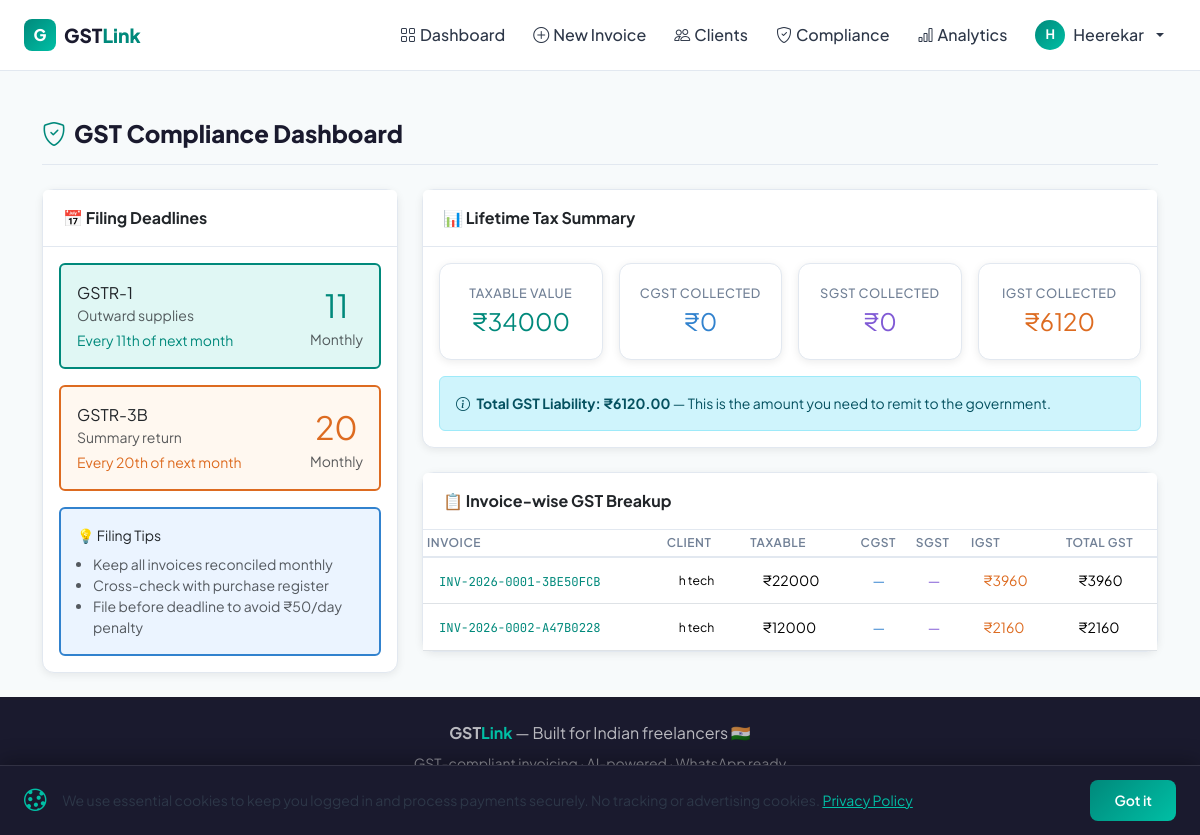
The app's page /compliance (signed in) with its own data.
### database/models.py (models this page shows, shortened)
class User(UserMixin, db.Model):
    __tablename__ = 'users'
    id = db.Column(db.Integer, primary_key=True)
    name = db.Column(db.String(100), nullable=False)
    email = db.Column(db.String(150), unique=True, nullable=False)
    password = db.Column(db.String(200), nullable=False)
    gstin = db.Column(db.String(15))
    business_name = db.Column(db.String(150))
    address = db.Column(db.Text)
    phone = db.Column(db.String(15))
    hsn_code = db.Column(db.String(10))
    hourly_rate = db.Column(db.Float, default=0)
    plan_type = db.Column(db.String(20), default='trial')
    trial_started_at = db.Column(db.DateTime, default=datetime.utcnow)
    trial_ends_at = db.Column(db.DateTime, nullable=True)   # set on register
    daily_invoice_count = db.Column(db.Integer, default=0)
    daily_reset_date = db.Column(db.Date, default=date.today)
    stripe_customer_id = db.Column(db.String(100))
    created_at = db.Column(db.DateTime, default=datetime.utcnow)
    email_verified = db.Column(db.Boolean, default=False)
    email_verify_token = db.Column(db.String(64), nullable=True)
    email_verify_token_expires = db.Column(db.DateTime, nullable=True)  # 24h expiry
    password_reset_token = db.Column(db.String(64), nullable=True)
    password_reset_expires = db.Column(db.DateTime, nullable=True)
    failed_login_count = db.Column(db.Integer, default=0)
    locked_until = db.Column(db.DateTime, nullable=True)
    clients = db.relationship('Client', backref='owner', lazy=True)
    invoices = db.relationship('Invoice', backref='creator', lazy=True)

class Invoice(db.Model):
    __tablename__ = 'invoices'
    id = db.Column(db.Integer, primary_key=True)
    user_id = db.Column(db.Integer, db.ForeignKey('users.id'), nullable=False)
    client_id = db.Column(db.Integer, db.ForeignKey('clients.id'), nullable=False)
    invoice_number = db.Column(db.String(30), unique=True, nullable=False)
    description = db.Column(db.Text)
    hsn_sac = db.Column(db.String(10))
    amount = db.Column(db.Float, nullable=False)
    gst_type = db.Column(db.String(10))  # CGST_SGST | IGST
    gst_rate = db.Column(db.Float, default=18.0)
    cgst = db.Column(db.Float, default=0)
    sgst = db.Column(db.Float, default=0)
    igst = db.Column(db.Float, default=0)
    total = db.Column(db.Float, nullable=False)
    pdf_path = db.Column(db.String(300))
    payment_status = db.Column(db.String(20), default='unpaid')  # unpaid | paid | partial
    due_date = db.Column(db.Date)
    upi_id = db.Column(db.String(50))
    notes = db.Column(db.Text)
    public_token = db.Column(db.String(32), unique=True, nullable=False,
                             default=lambda: secrets.token_urlsafe(24))
    public_token_expires_at = db.Column(db.DateTime, nullable=True)  # None = no expiry set yet
    created_at = db.Column(db.DateTime, default=datetime.utcnow)

class Client(db.Model):
    __tablename__ = 'clients'
    id = db.Column(db.Integer, primary_key=True)
    user_id = db.Column(db.Integer, db.ForeignKey('users.id'), nullable=False)
    client_name = db.Column(db.String(150), nullable=False)
    client_gstin = db.Column(db.String(15))
    email = db.Column(db.String(150))
    phone = db.Column(db.String(15))
    address = db.Column(db.Text)
    state = db.Column(db.String(50))
    state_code = db.Column(db.String(5))
    created_at = db.Column(db.DateTime, default=datetime.utcnow)
    invoices = db.relationship('Invoice', backref='client', lazy=True)

### app.py (the view)
@app.route('/compliance')
@login_required
def compliance():
    today = date.today()
    invoices = Invoice.query.filter_by(user_id=current_user.id).all()
    total_taxable = sum(i.amount for i in invoices)
    total_cgst = sum(i.cgst for i in invoices)
    total_sgst = sum(i.sgst for i in invoices)
    total_igst = sum(i.igst for i in invoices)
    return render_template('compliance.html',
        today=today, total_taxable=total_taxable,
        total_cgst=total_cgst, total_sgst=total_sgst, total_igst=total_igst,
        invoices=invoices)

### app.py (called while the page is built)
@login_manager.user_loader
def load_user(user_id):
    return User.query.get(int(user_id))

### templates/compliance.html (shortened to what this page needs)
{% extends "base.html" %}
{% block content %}
<div class="container py-4">
  <div class="page-header">
    <h4 class="page-title"><i class="bi bi-shield-check me-2" style="color:var(--teal)"></i>GST Compliance Dashboard</h4>
  </div>
  <div class="row g-4">
    <div class="col-lg-4">
      <div class="card h-100">
        <div class="card-header fw-700">📅 Filing Deadlines</div>
        <div class="card-body">
          {% set current_month = today.strftime('%B %Y') %}
          <div class="p-3 rounded mb-3" style="background:var(--teal-pale);border:2px solid var(--teal)">
            <div class="d-flex justify-content-between">
              <div>
                <div class="fw-700">GSTR-1</div>
                <div class="small text-muted">Outward supplies</div>
                <div class="small fw-600 mt-1" style="color:var(--teal)">Every 11th of next month</div>
              </div>
              <div class="text-center">
                <div class="fw-800 fs-2" style="color:var(--teal)">11</div>
                <div class="small text-muted">Monthly</div>
              </div>
            </div>
          </div>
          <div class="p-3 rounded mb-3" style="background:#fff8f0;border:2px solid #dd6b20">
            <div class="d-flex justify-content-between">
              <div>
                <div class="fw-700">GSTR-3B</div>
                <div class="small text-muted">Summary return</div>
                <div class="small fw-600 mt-1" style="color:#dd6b20">Every 20th of next month</div>
              </div>
              <div class="text-center">
                <div class="fw-800 fs-2" style="color:#dd6b20">20</div>
                <div class="small text-muted">Monthly</div>
              </div>
            </div>
          </div>
          <div class="p-3 rounded" style="background:#ebf4ff;border:2px solid #3182ce">
            <div class="fw-700 small">💡 Filing Tips</div>
            <ul class="small text-muted mb-0 mt-2 ps-3">
              <li>Keep all invoices reconciled monthly</li>
              <li>Cross-check with purchase register</li>
              <li>File before deadline to avoid ₹50/day penalty</li>
            </ul>
          </div>
        </div>
      </div>
    </div>
    <div class="col-lg-8">
      <div class="card mb-4">
        <div class="card-header fw-700">📊 Lifetime Tax Summary</div>
        <div class="card-body">
          <div class="row g-3">
            <div class="col-md-3">
              <div class="stat-card text-center">
                <div class="stat-label">Taxable Value</div>
                <div class="fw-800 fs-4" style="color:var(--teal)">₹{{ "%.0f"|format(total_taxable) }}</div>
              </div>
            </div>
            <div class="col-md-3">
              <div class="stat-card text-center">
                <div class="stat-label">CGST Collected</div>
                <div class="fw-800 fs-4" style="color:#3182ce">₹{{ "%.0f"|format(total_cgst) }}</div>
              </div>
            </div>
            <div class="col-md-3">
              <div class="stat-card text-center">
                <div class="stat-label">SGST Collected</div>
                <div class="fw-800 fs-4" style="color:#805ad5">₹{{ "%.0f"|format(total_sgst) }}</div>
              </div>
            </div>
            <div class="col-md-3">
              <div class="stat-card text-center">
                <div class="stat-label">IGST Collected</div>
                <div class="fw-800 fs-4" style="color:#dd6b20">₹{{ "%.0f"|format(total_igst) }}</div>
              </div>
            </div>
          </div>
          <div class="alert alert-info mt-3 small mb-0">
            <i class="bi bi-info-circle me-1"></i>
            <strong>Total GST Liability: ₹{{ "%.2f"|format(total_cgst + total_sgst + total_igst) }}</strong> — This is the amount you need to remit to the government.
          </div>
        </div>
      </div>
      <div class="card">
        <div class="card-header fw-700">📋 Invoice-wise GST Breakup</div>
        <div class="card-body p-0">
          {% if invoices %}
          <div class="table-responsive">
            <table class="table table-sm table-hover mb-0">
              <thead><tr>
                <th>Invoice</th><th>Client</th><th>Taxable</th><th>CGST</th><th>SGST</th><th>IGST</th><th>Total GST</th>
              </tr></thead>
              <tbody>
                {% for inv in invoices %}
                <tr>
                  <td><span class="mono small" style="color:var(--teal)">{{ inv.invoice_number }}</span></td>
                  <td class="small">{{ inv.client.client_name }}</td>
                  <td>₹{{ "%.0f"|format(inv.amount) }}</td>
                  <td style="color:#3182ce">{{ '₹%.0f'|format(inv.cgst) if inv.cgst else '—' }}</td>
                  <td style="color:#805ad5">{{ '₹%.0f'|format(inv.sgst) if inv.sgst else '—' }}</td>
                  <td style="color:#dd6b20">{{ '₹%.0f'|format(inv.igst) if inv.igst else '—' }}</td>
                  <td class="fw-600">₹{{ "%.0f"|format(inv.cgst + inv.sgst + inv.igst) }}</td>
                </tr>
                {% endfor %}
              </tbody>
            </table>
          </div>
          {% else %}
          <div class="empty-state"><i class="bi bi-table"></i><h5>No invoices yet</h5></div>
          {% endif %}
        </div>
      </div>
    </div>
  </div>
</div>
{% endblock %}

### templates/base.html (shortened to what this page needs)
<!DOCTYPE html>
<html lang="en">
<head>
<link rel="stylesheet" href="https://cdnjs.cloudflare.com/ajax/libs/bootstrap/5.3.3/css/bootstrap.min.css"/>
<link rel="stylesheet" href="https://cdnjs.cloudflare.com/ajax/libs/bootstrap-icons/1.11.3/font/bootstrap-icons.min.css"/>
<link rel="stylesheet" href="{{ url_for('static', filename='css/main.css') }}"/>
</head>
<body>
<div id="cookieBanner" class="cookie-banner" style="display:none;">
  <div class="d-flex align-items-center gap-3 flex-wrap">
    <i class="bi bi-cookie" style="font-size:1.4rem;color:#00BFA5;flex-shrink:0;"></i>
    <p class="mb-0 small" style="flex:1;">
      We use essential cookies to keep you logged in and process payments securely. No tracking or advertising cookies.
      <a href="{{ url_for('privacy') }}" class="text-decoration-underline" style="color:#00BFA5;">Privacy Policy</a>
    </p>
    <button onclick="acceptCookies()" class="btn btn-sm btn-primary px-4" style="white-space:nowrap;">Got it</button>
  </div>
</div>
<nav class="navbar navbar-expand-lg navbar-light sticky-top" id="mainNav">
  <div class="container-fluid px-4">
    <a class="navbar-brand d-flex align-items-center gap-2" href="{{ url_for('landing') }}">
      <div class="brand-icon">G</div>
      <span class="brand-text">GST<span class="brand-accent">Link</span></span>
    </a>
    <div class="collapse navbar-collapse" id="navbarNav">
      {% if current_user.is_authenticated %}
      <ul class="navbar-nav ms-auto align-items-lg-center gap-1">
        <li class="nav-item"><a class="nav-link" href="{{ url_for('dashboard') }}"><i class="bi bi-grid me-1"></i>Dashboard</a></li>
        <li class="nav-item"><a class="nav-link" href="{{ url_for('new_invoice') }}"><i class="bi bi-plus-circle me-1"></i>New Invoice</a></li>
        <li class="nav-item"><a class="nav-link" href="{{ url_for('clients') }}"><i class="bi bi-people me-1"></i>Clients</a></li>
        <li class="nav-item"><a class="nav-link" href="{{ url_for('compliance') }}"><i class="bi bi-shield-check me-1"></i>Compliance</a></li>
        <li class="nav-item"><a class="nav-link" href="{{ url_for('analytics') }}"><i class="bi bi-bar-chart me-1"></i>Analytics</a></li>
        <li class="nav-item dropdown">
          <a class="nav-link dropdown-toggle d-flex align-items-center gap-2" href="#" data-bs-toggle="dropdown">
            <div class="avatar-sm">{{ current_user.name[0].upper() }}</div>
            <span class="d-none d-lg-inline">{{ current_user.name.split()[0] }}</span>
          </a>
        </li>
      </ul>
      {% endif %}
    </div>
  </div>
</nav>
{% block content %}{% endblock %}
<footer class="footer-main mt-auto py-4">
  <div class="container text-center">
    <p class="mb-2"><strong>GST<span style="color:#00BFA5">Link</span></strong> — Built for Indian freelancers 🇮🇳</p>
    <p class="small mb-3" style="color:rgba(255,255,255,.5)">GST-compliant invoicing · AI-powered · WhatsApp ready</p>
    <div class="d-flex justify-content-center gap-4 flex-wrap">
      <a href="{{ url_for('privacy') }}" class="small footer-link">Privacy Policy</a>
      <a href="{{ url_for('terms') }}" class="small footer-link">Terms of Service</a>
      <a href="mailto:support@gstlink.in" class="small footer-link">Support</a>
    </div>
  </div>
</footer>
</body>
</html>

### static/css/main.css (style rules this page uses)
:root { --teal: #00897B; --teal-light: #00BFA5; --teal-pale: #e0f7f4; --teal-dark: #00695C; --dark: #1a1a2e; --dark-2: #16213e; --text: #2d3748; --text-muted: #718096; --border: #e2e8f0; --bg: #f7fafb; --white: #ffffff; --red: #e53e3e; --orange: #dd6b20; --green: #38a169; --radius: 12px; --shadow: 0 4px 24px rgba(0,137,123,.10); --shadow-sm: 0 2px 8px rgba(0,0,0,.08); }
* { box-sizing: border-box; }
body { font-family: 'Plus Jakarta Sans', sans-serif; color: var(--text); background: var(--bg); min-height: 100vh; display: flex; flex-direction: column; }
#mainNav { background: rgba(255,255,255,.95); backdrop-filter: blur(12px); border-bottom: 1px solid var(--border); padding: 12px 0; z-index: 1000; }
.brand-icon { width: 32px; height: 32px; background: linear-gradient(135deg, var(--teal), var(--teal-light)); border-radius: 8px; display: flex; align-items: center; justify-content: center; color: white; font-weight: 800; font-size: 16px; }
.brand-text { font-weight: 800; font-size: 1.2rem; color: var(--dark); }
.brand-accent { color: var(--teal); }
.nav-link { color: var(--text) !important; font-weight: 500; border-radius: 8px; padding: 8px 12px !important; transition: all .2s; }
.avatar-sm { width: 30px; height: 30px; border-radius: 50%; background: linear-gradient(135deg, var(--teal), var(--teal-light)); color: white; display: flex; align-items: center; justify-content: center; font-weight: 700; font-size: 13px; }
.btn-primary { background: linear-gradient(135deg, var(--teal), var(--teal-light)); border: none; border-radius: 8px; font-weight: 600; padding: 10px 20px; color: white; transition: all .2s; }
.card { border: 1px solid var(--border); border-radius: var(--radius); box-shadow: var(--shadow-sm); background: white; }
.card-header { background: white; border-bottom: 1px solid var(--border); padding: 16px 20px; font-weight: 700; }
.stat-card { border-radius: var(--radius); padding: 20px; background: white; border: 1px solid var(--border); box-shadow: var(--shadow-sm); transition: transform .2s; }
.stat-label { font-size: .8rem; color: var(--text-muted); font-weight: 500; text-transform: uppercase; letter-spacing: .5px; }
.page-header { padding: 24px 0 16px; border-bottom: 1px solid var(--border); margin-bottom: 24px; }
.page-title { font-size: 1.5rem; font-weight: 800; color: var(--dark); margin: 0; }
.table { font-size: .875rem; }
.table th { font-weight: 600; font-size: .75rem; text-transform: uppercase; letter-spacing: .5px; color: var(--text-muted); border-bottom: 2px solid var(--border); }
.table td { vertical-align: middle; padding: 12px 16px; }
.mono { font-family: 'JetBrains Mono', monospace; }
.footer-main { background: var(--dark); color: rgba(255,255,255,.7); margin-top: auto !important; }
.cookie-banner { position: fixed; bottom: 0; left: 0; right: 0; z-index: 9999; background: var(--dark); border-top: 1px solid rgba(255,255,255,.1); padding: 14px 24px; box-shadow: 0 -4px 20px rgba(0,0,0,.3); }
.footer-link { color: rgba(255,255,255,.45); text-decoration: none; transition: color .2s; }

### records on screen
User: name "H", name "Heerekar"
Invoice: invoice_number "INV-2026-0001-3BE50FCB", client.client_name "h tech", amount "22000", cgst "—", sgst "—", igst "₹3960", inv.cgst+inv.sgst+inv.igst "3960"
Invoice: invoice_number "INV-2026-0002-A47B0228", client.client_name "h tech", amount "12000", cgst "—", sgst "—", igst "₹2160", inv.cgst+inv.sgst+inv.igst "2160"

### other values on screen
{{ "%.0f"|format(total_taxable) }} "34000"
{{ "%.0f"|format(total_cgst) }} "0"
{{ "%.0f"|format(total_sgst) }} "0"
{{ "%.0f"|format(total_igst) }} "6120"
{{ "%.2f"|format(total_cgst + total_sgst + total_igst) }} "6120.00"
